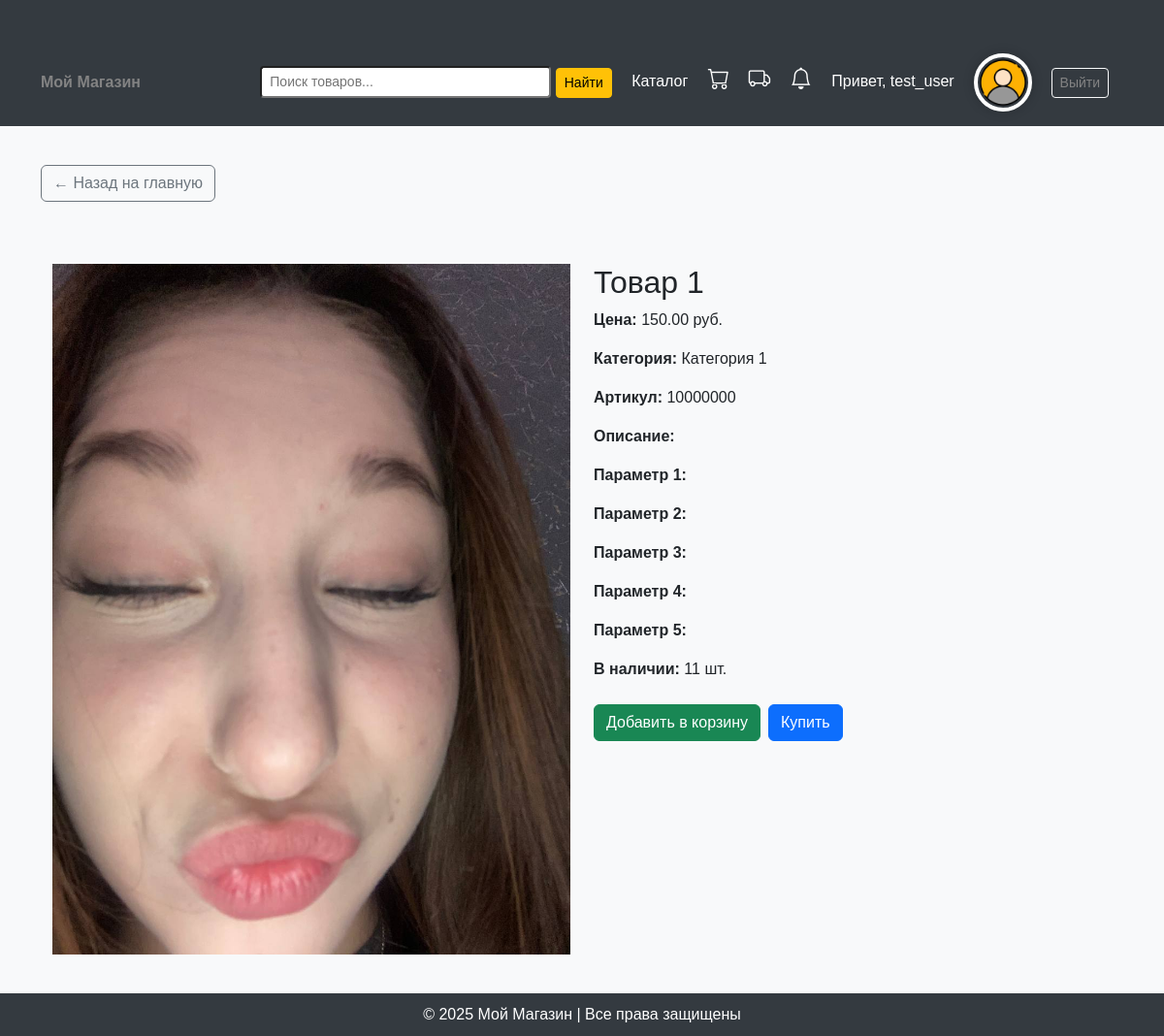
Page /accounts/product/1/ (signed in) on the earlier database version.
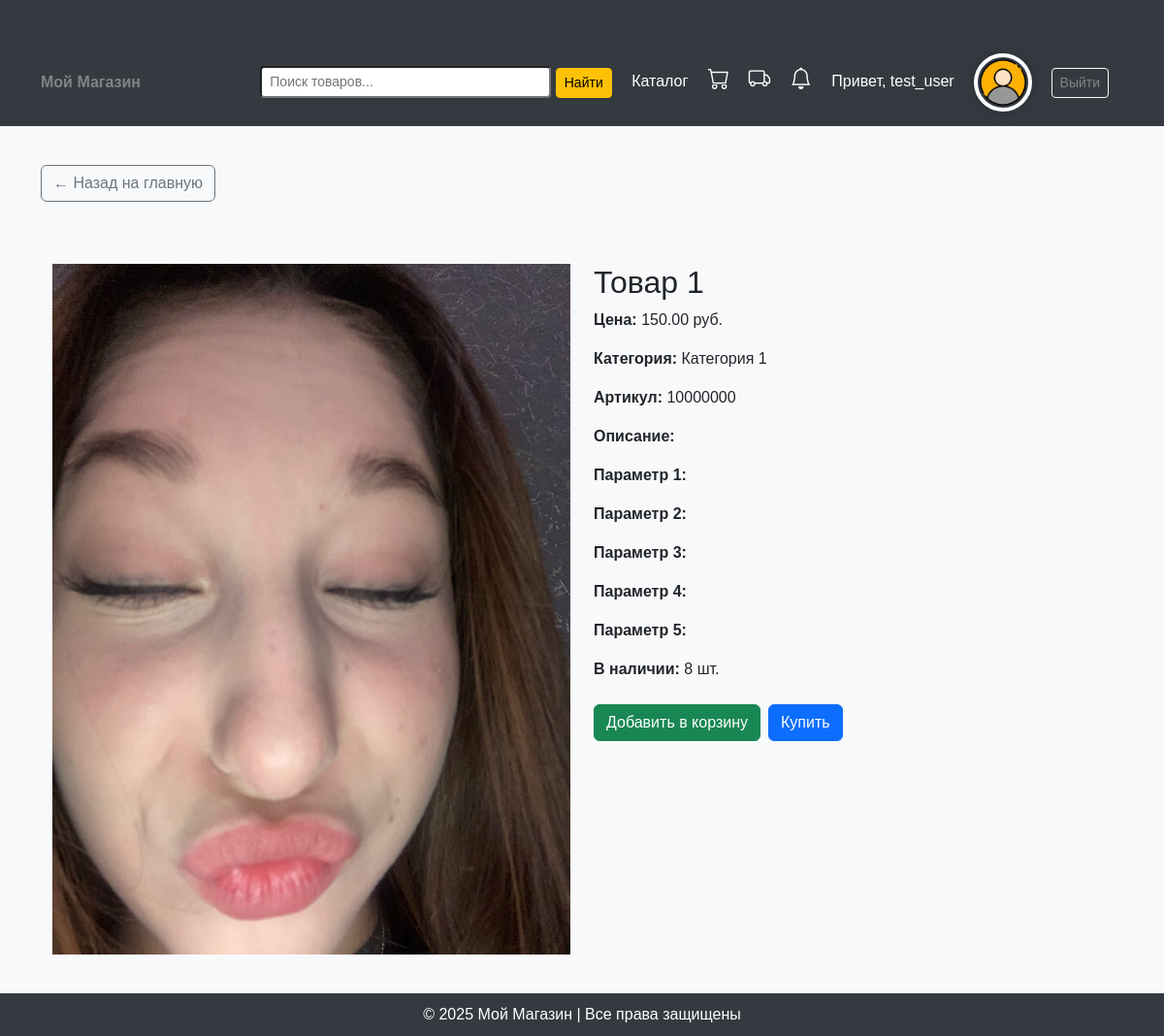
Same page on the later database version.
### accounts/models.py (models this page shows, shortened)
class Product(models.Model):
    name = models.CharField(max_length=255, verbose_name="Название")
    price = models.DecimalField(max_digits=10, decimal_places=2, verbose_name="Цена")
    parameter_1 = models.CharField(max_length=255, blank=True, verbose_name="Параметр 1")
    parameter_2 = models.CharField(max_length=255, blank=True, verbose_name="Параметр 2")
    parameter_3 = models.CharField(max_length=255, blank=True, verbose_name="Параметр 3")
    parameter_4 = models.CharField(max_length=255, blank=True, verbose_name="Параметр 4")
    parameter_5 = models.CharField(max_length=255, blank=True, verbose_name="Параметр 5")
    category = models.ForeignKey(Category, on_delete=models.CASCADE, verbose_name="Категория")
    sku = models.CharField(max_length=50, unique=True, verbose_name="Артикул", blank=True)
    image = models.ImageField(upload_to="product_images/", blank=True, null=True, verbose_name="Изображение")
    description = models.TextField(blank=True, null=True, verbose_name="Описание")  # Новое поле для описания
    stock_quantity = models.PositiveIntegerField(default=0, verbose_name="Количество в наличии")  # Новое поле для количества товара

class Category(models.Model):
    name = models.CharField(max_length=255, unique=True, verbose_name="Название категории")

### accounts/views.py (the view)
# urls.py: path('product/<int:product_id>/', views.product_detail, name='product_detail'),
def product_detail(request, product_id):
    product = get_object_or_404(Product, pk=product_id)
    return render(request, 'product_detail.html', {'product': product})

### accounts/context_processors.py (called while the page is built)
def notification_counter(request):
    if request.user.is_authenticated:
        count = Notification.objects.filter(user=request.user, is_read=False).count()
        return {'unread_notifications_count': count}
    return {}

### templates/product_detail.html
{% extends "base.html" %}
{% block content %}
<a href="{% url 'home' %}" class="btn btn-outline-secondary mb-3">
    ← Назад на главную
</a>
<div class="container mt-5">
    <div class="row">
        <div class="col-md-6">
            <img src="{{ product.image.url }}" class="img-fluid" alt="{{ product.name }}">
        </div>
        <div class="col-md-6">
            <h2>{{ product.name }}</h2>
            <p><strong>Цена:</strong> {{ product.price }} руб.</p>
            <p><strong>Категория:</strong> {{ product.category.name }}</p>
            <p><strong>Артикул:</strong> {{ product.sku }}</p>
            <p><strong>Описание:</strong> {{ product.description }}</p>
            <p><strong>Параметр 1:</strong> {{ product.parameter_1 }}</p>
            <p><strong>Параметр 2:</strong> {{ product.parameter_2 }}</p>
            <p><strong>Параметр 3:</strong> {{ product.parameter_3 }}</p>
            <p><strong>Параметр 4:</strong> {{ product.parameter_4 }}</p>
            <p><strong>Параметр 5:</strong> {{ product.parameter_5 }}</p>
            <p><strong>В наличии:</strong> {{ product.stock_quantity }} шт.</p>
            <div class="mt-4 d-flex gap-2">
                {% if user.is_authenticated %}
                    {% if user.is_superuser %}
                        <a href="{% url 'edit_product' product.id %}" class="btn btn-warning">Редактировать</a>
                        <a href="{% url 'delete_product' product.id %}" class="btn btn-danger">Удалить</a>
                    {% else %}
                        <a href="{% url 'add_to_cart' product.id %}" class="btn btn-success">Добавить в корзину</a>
                        <a href="{% url 'checkout' %}?product_id={{ product.id }}" class="btn btn-primary">Купить</a>
                    {% endif %}
                {% else %}
                    <a href="{% url 'login' %}?next={{ request.path }}" class="btn btn-success">Добавить в корзину</a>
                    <a href="{% url 'login' %}?next={% url 'checkout' %}?product_id={{ product.id }}" class="btn btn-primary">Купить</a>
                {% endif %}
            </div>
        </div>
    </div>
</div>
{% endblock %}

Differences in the rows shown:
changed Product "Товар 1": stock_quantity "11" → "8"
